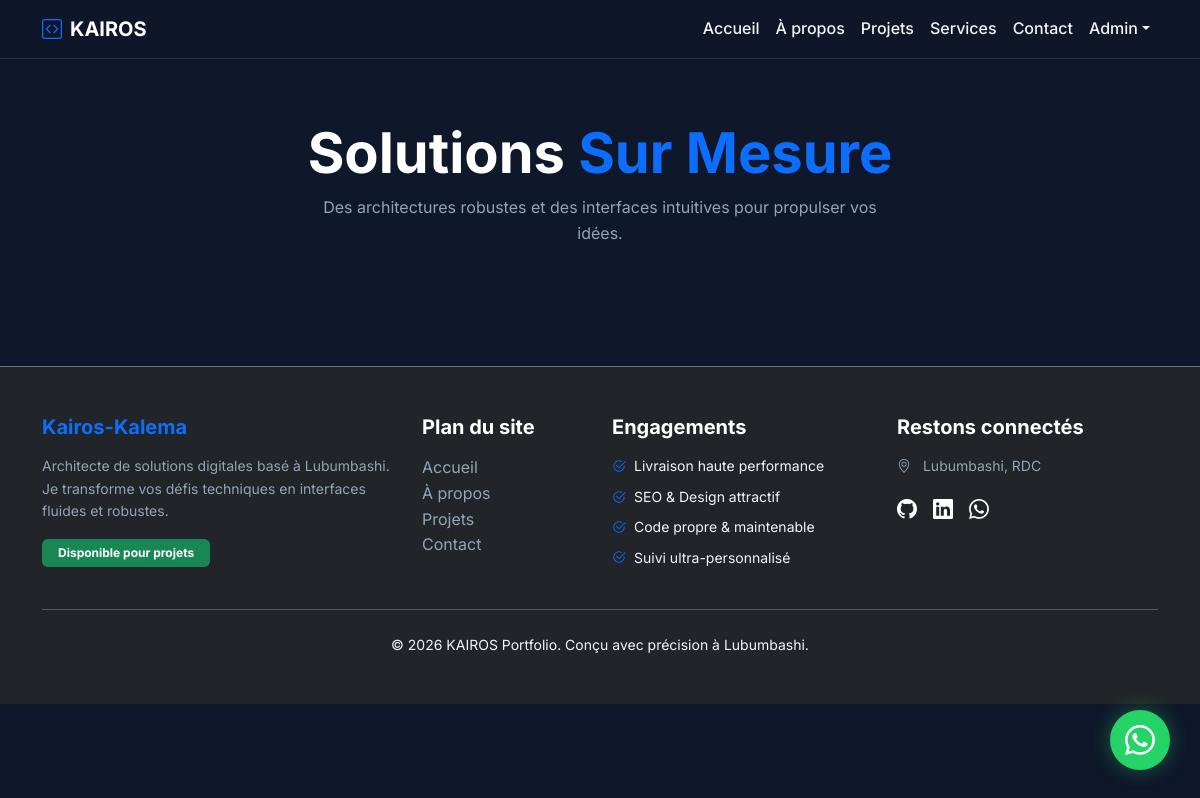
/services (signed in), run on an earlier commit of the app's database.
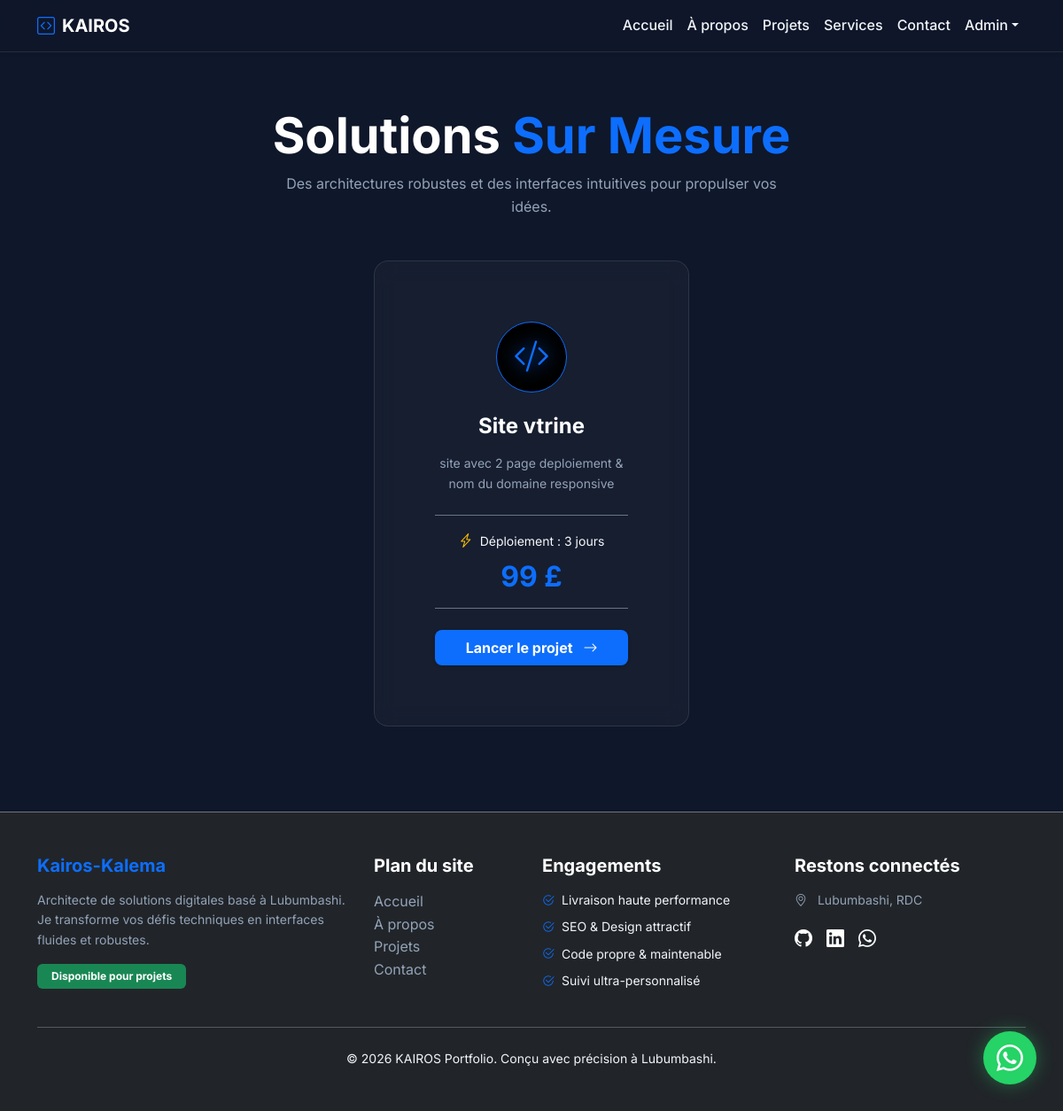
And on a later commit of the database.
### app/models.py (models this page shows)
class Service(db.Model):
    id = db.Column(db.Integer, primary_key=True)
    title = db.Column(db.String(100), nullable=False)
    description = db.Column(db.Text)
    icon = db.Column(db.String(50))
    price = db.Column(db.String(50))
    delivery_days = db.Column(db.Integer)

### app/main/routes.py (the view)
@bp.route('/services')
def services():
    services = Service.query.all()
    return render_template('services.html', services=services)

### app/models.py (called while the page is built)
    @classmethod
    def is_maintenance(cls):
        try:
            config = cls.query.filter_by(key='maintenance_mode').first()
            if config:
                return config.value
            return False
        except Exception:
            return False

### app/utils.py (called while the page is built)
def log_visit(endpoint):
    visit = VisitLog(
        page=request.path,
        ip=request.remote_addr,
        user_agent=request.headers.get('User-Agent')
    )
    db.session.add(visit)
    db.session.commit()

### app/templates/services.html (shortened to what this page needs)
{% extends 'base.html' %}
{% block content %}
<div class="container py-5 fade-up">
    <div class="text-center mb-5">
        <h1 class="display-4 fw-bold text-white">Solutions <span class="text-primary">Sur Mesure</span></h1>
        <p class="text-muted mx-auto" style="max-width: 600px;">Des architectures robustes et des interfaces intuitives pour propulser vos idées.</p>
    </div>
    <div class="row g-4 justify-content-center">
        {% for service in services %}
        <div class="col-md-4">
            <div class="card h-100 bg-dark border-secondary hover-shadow transition">
                <div class="card-body p-4 p-lg-5 text-center">
                    <div class="icon-box bg-black rounded-circle d-inline-flex align-items-center justify-content-center mb-4" style="width: 80px; height: 80px; border: 1px solid #0d6efd;">
                        <i class="bi {{ service.icon }} fs-1 text-primary"></i>
                    </div>
                    <h3 class="h4 text-white mb-3 fw-bold">{{ service.title }}</h3>
                    <p class="text-muted small mb-4">{{ service.description }}</p>
                    <div class="py-3 border-top border-bottom border-secondary mb-4">
                        <div class="d-flex align-items-center justify-content-center mb-2">
                            <i class="bi bi-lightning-charge text-warning me-2"></i>
                            <span class="text-light small">Déploiement : {{ service.delivery_days }} jours</span>
                        </div>
                        <h2 class="text-primary fw-bold mb-0">{{ service.price }}</h2>
                    </div>
                    <a href="{{ url_for('main.contact', interest=service.title) }}" class="btn btn-primary w-100 py-2 fw-bold shadow-sm">
                        Lancer le projet <i class="bi bi-arrow-right ms-2"></i>
                    </a>
                </div>
            </div>
        </div>
        {% endfor %}
    </div>
</div>
{% endblock %}

### app/templates/base.html (shortened to what this page needs)
<!DOCTYPE html>
<html lang="fr">
<head>
    <link href="https://cdn.jsdelivr.net/npm/bootstrap@5.3.0/dist/css/bootstrap.min.css" rel="stylesheet">
    <link rel="stylesheet" href="https://cdn.jsdelivr.net/npm/bootstrap-icons@1.11.3/font/bootstrap-icons.min.css">
    <link rel="stylesheet" href="{{ url_for('static', filename='css/style.css') }}">
</head>
<body>
    <nav class="navbar navbar-expand-lg fixed-top shadow-sm">
        <div class="container">
            <a class="navbar-brand fw-bold" href="{{ url_for('main.index') }}">
                <i class="bi bi-code-square me-2 text-primary"></i>KAIROS
            </a>
            <div class="collapse navbar-collapse" id="navbarNav">
                <ul class="navbar-nav ms-auto">
                    <li class="nav-item"><a class="nav-link" href="{{ url_for('main.index') }}">Accueil</a></li>
                    <li class="nav-item"><a class="nav-link" href="{{ url_for('main.about') }}">À propos</a></li>
                    <li class="nav-item"><a class="nav-link" href="{{ url_for('main.projects') }}">Projets</a></li>
                    <li class="nav-item"><a class="nav-link" href="{{ url_for('main.services') }}">Services</a></li>
                    <li class="nav-item"><a class="nav-link" href="{{ url_for('main.contact') }}">Contact</a></li>
                    {% if current_user.is_authenticated and current_user.is_admin %}
                    <li class="nav-item dropdown">
                        <a class="nav-link dropdown-toggle text-info" href="#" role="button" data-bs-toggle="dropdown">Admin</a>
                    </li>
                    {% endif %}
                </ul>
            </div>
        </div>
    </nav>
    <main class="pt-5 mt-4">
        {% block content %}{% endblock %}
    </main>
    <footer class="bg-dark text-white py-5 mt-5 border-top border-secondary">
        <div class="container">
            <div class="row g-4">
                <div class="col-md-4">
                    <h5 class="fw-bold mb-3 text-primary">Kairos-Kalema</h5>
                    <p class="small text-muted">Architecte de solutions digitales basé à Lubumbashi. Je transforme vos défis techniques en interfaces fluides et robustes.</p>
                    <div class="mt-3">
                        <span class="badge bg-success border-0 px-3 py-2">Disponible pour projets</span>
                    </div>
                </div>
                <div class="col-md-2">
                    <h5 class="fw-bold mb-3">Plan du site</h5>
                    <ul class="list-unstyled">
                        <li><a href="{{ url_for('main.index') }}" class="text-muted text-decoration-none hover-white">Accueil</a></li>
                        <li><a href="{{ url_for('main.about') }}" class="text-muted text-decoration-none">À propos</a></li>
                        <li><a href="{{ url_for('main.projects') }}" class="text-muted text-decoration-none">Projets</a></li>
                        <li><a href="{{ url_for('main.contact') }}" class="text-muted text-decoration-none">Contact</a></li>
                    </ul>
                </div>
                <div class="col-md-3">
                    <h5 class="fw-bold mb-3">Engagements</h5>
                    <ul class="list-unstyled small text-muted">
                        <li class="mb-2"><i class="bi bi-check2-circle text-primary me-2"></i>Livraison haute performance</li>
                        <li class="mb-2"><i class="bi bi-check2-circle text-primary me-2"></i>SEO & Design attractif</li>
                        <li class="mb-2"><i class="bi bi-check2-circle text-primary me-2"></i>Code propre & maintenable</li>
                        <li class="mb-2"><i class="bi bi-check2-circle text-primary me-2"></i>Suivi ultra-personnalisé</li>
                    </ul>
                </div>
                <div class="col-md-3">
                    <h5 class="fw-bold mb-3">Restons connectés</h5>
                    <p class="small text-muted"><i class="bi bi-geo-alt me-2"></i> Lubumbashi, RDC</p>
                    <div class="d-flex gap-3 fs-5">
                        <a href="#" class="text-white hover-primary"><i class="bi bi-github"></i></a>
                        <a href="#" class="text-white hover-primary"><i class="bi bi-linkedin"></i></a>
                        <a href="https://wa.me/243895288981" class="text-white hover-primary"><i class="bi bi-whatsapp"></i></a>
                    </div>
                </div>
            </div>
            <hr class="my-4 opacity-25">
            <div class="text-center small text-muted">
                <p class="mb-0">&copy; 2026 KAIROS Portfolio. Conçu avec précision à Lubumbashi.</p>
            </div>
        </div>
    </footer>
    <a href="https://wa.me/243895288981?text=Bonjour%20Vainqueur%2C%20je%20souhaite%20discuter%20d'un%20projet" class="whatsapp-float" target="_blank">
        <i class="bi bi-whatsapp"></i>
    </a>
</body>
</html>

### app/static/css/style.css (style rules this page uses)
:root { --primary: #0d6efd; --primary-glow: rgba(13, 110, 253, 0.25); --dark-bg: #0f172a; --card-bg: rgba(255, 255, 255, 0.03); --border-color: rgba(255, 255, 255, 0.1); --text-main: #f1f5f9; --text-muted: #94a3b8; --success: #10b981; }
body { font-family: 'Inter', sans-serif; color: var(--text-main); background-color: var(--dark-bg); overflow-x: hidden; line-height: 1.6; }
p, li, label, span, div:not(.vscode-footer) { color: var(--text-main); }
h1, h2, h3, h4, h5, h6, .h1, .h2, .h3, .h4, .h5, .h6 { color: #ffffff !important; font-weight: 700; }
.text-muted { color: var(--text-muted) !important; }
.card { background: var(--card-bg) !important; backdrop-filter: blur(12px); border: 1px solid var(--border-color) !important; border-radius: 16px; transition: all 0.4s cubic-bezier(0.175, 0.885, 0.32, 1.275); padding: 20px; }
.icon-box i { filter: drop-shadow(0 0 10px currentColor); transition: transform 0.3s ease; }
.btn-primary { background: var(--primary); border: none; padding: 12px 30px; border-radius: 8px; font-weight: 600; box-shadow: 0 4px 15px var(--primary-glow); }

### app/templates/base.html (style rules this page uses)
.navbar { background: rgba(15, 23, 42, 0.8) !important; backdrop-filter: blur(10px); border-bottom: 1px solid rgba(255,255,255,0.1); }
.nav-link { color: #f1f5f9 !important; font-weight: 500; }
.navbar-brand { color: #ffffff !important; }
.whatsapp-float { position: fixed; bottom: 30px; right: 30px; background-color: #25d366; color: white; width: 60px; height: 60px; border-radius: 50px; text-align: center; font-size: 30px; box-shadow: 0 0 20px rgba(37, 211, 102, 0.4); z-index: 1000; display: flex; align-items: center; justify-content: center; text-decoration: none; transition: transform 0.3s; }

### app/templates/services.html (style rules this page uses)
.transition { transition: all 0.3s ease; }

What changed in the data, as far as the page shows it:
added Service: title "Site vtrine", description "site avec 2 page deploiement & nom du domaine responsive", delivery_days "3", price "99 £"
